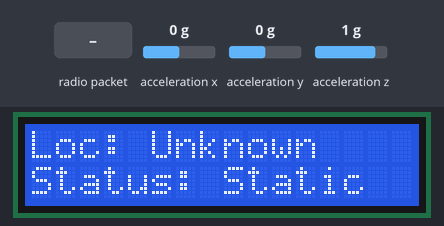
The sketch below on a simulated Arduino Mega 2560, built with avr-gcc and run on an emulated ATmega2560. On the bench: 16×2 character LCD. Inputs (shaded band) come from the test bench; at power-on: acceleration x 0 g, acceleration y 0 g, acceleration z 1 g. No radio packets arrive unless stated.

Above: at 2.3 s.
2.4 s: acceleration x set to -1.4 g
At 3.1 s:
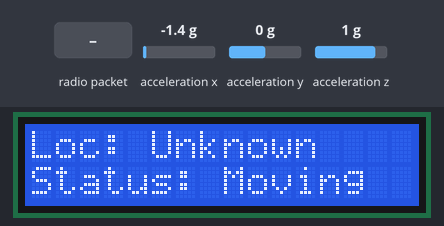
4.2 s: radio packet "BEACON_A" arrives
At 4.7 s:
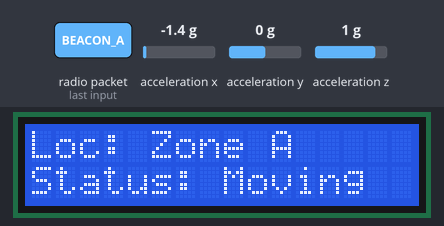
6.3 s: radio packet "BEACON_B" arrives
At 6.8 s:
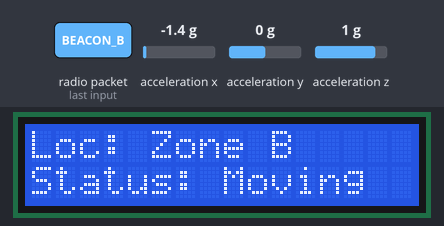
8.4 s: acceleration x set to 0 g
At 9.5 s:
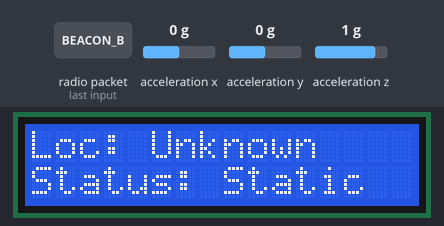
10.0 s: radio packet "BEACON_A" arrives
At 10.6 s:
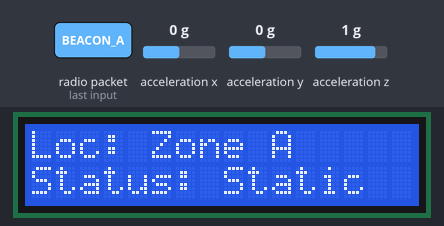
12.2 s: radio packet "BEACON_B" arrives
At 12.7 s:
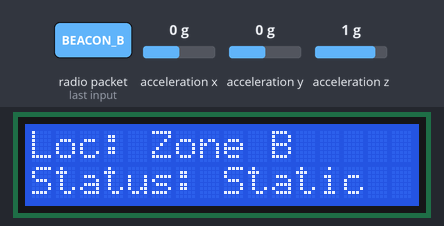
Timing chart, 0 to 15.2 s (numbered marks = the images above; inputs shaded):
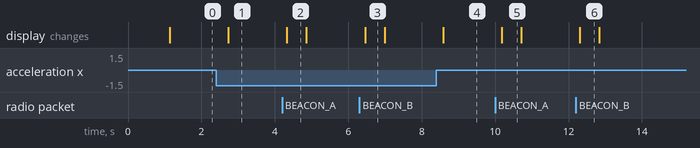

The sketch:

main.ino
```cpp
#include <SPI.h>
#include <nRF24L01.h>
#include <RF24.h>
#include <Wire.h>
#include <Adafruit_Sensor.h>
#include <Adafruit_ADXL345_U.h>
#include <LiquidCrystal_I2C.h>

// 1. Initialize RF Module (nRF24L01+)
RF24 radio(22, 21); // CE, CSN
const byte address[6] = "00001";

// 2. Initialize Sensors (Accelerometer & LCD)
Adafruit_ADXL345_Unified accel = Adafruit_ADXL345_Unified(12345);
LiquidCrystal_I2C lcd(0x27, 16, 2); // Set the LCD address to 0x27

void setup() {
  Serial.begin(115200);

  // Initialize LCD
  lcd.init();
  lcd.backlight();
  lcd.setCursor(0, 0);
  lcd.print("System Booting..");

  // Initialize NRF24L01+
  if (!radio.begin()) {
    Serial.println("RF Module initialization failed!");
    lcd.setCursor(0, 1);
    lcd.print("RF Error");
    while (1);
  }
  radio.openReadingPipe(0, address);
  radio.setPALevel(RF24_PA_MIN);
  radio.startListening();

  // Initialize ADXL345
  if (!accel.begin()) {
    Serial.println("No ADXL345 detected!");
    lcd.setCursor(0, 1);
    lcd.print("IMU Error");
    while (1);
  }

  lcd.clear();
  lcd.print("Init Complete");
  delay(1000);
  lcd.clear();
}

void loop() {
  String currentLocation = "Unknown";

  // STEP 1: Read Beacon Signal (Zone Detection)
  if (radio.available()) {
    char text[32] = "";
    radio.read(&text, sizeof(text));

    // Process Beacon ID / RSSI mapping
    if(String(text) == "BEACON_A") {
       currentLocation = "Zone A";
    } else if (String(text) == "BEACON_B") {
       currentLocation = "Zone B";
    }
  }

  // STEP 2: Read IMU Data (Movement Detection)
  sensors_event_t event;
  accel.getEvent(&event);

  // Basic Sensor Fusion Logic: Check if moving
  bool isMoving = (abs(event.acceleration.x) > 0.5 || abs(event.acceleration.y) > 0.5);

  // STEP 3: Display Real-Time Status
  lcd.setCursor(0, 0);
  lcd.print("Loc: " + currentLocation + "    ");

  lcd.setCursor(0, 1);
  if(isMoving) {
    lcd.print("Status: Moving  ");
  } else {
    lcd.print("Status: Static  ");
  }

  delay(500);
}
```

Measured:
- after the input at 2.4 s, the display: changes after 0.33 s (image 1)
- after the input at 4.2 s, the display: changes after 0.13 s (image 2)
- after the input at 6.3 s, the display: changes after 0.16 s (image 3)
- after the input at 8.4 s, the display: changes after 0.19 s (image 4)
- after the input at 10.0 s, the display: changes after 0.18 s (image 5)
- after the input at 12.2 s, the display: changes after 0.11 s (image 6)
- what the display in image 2 shows lasts 0.6 s, from 4.3 s to 4.9 s
